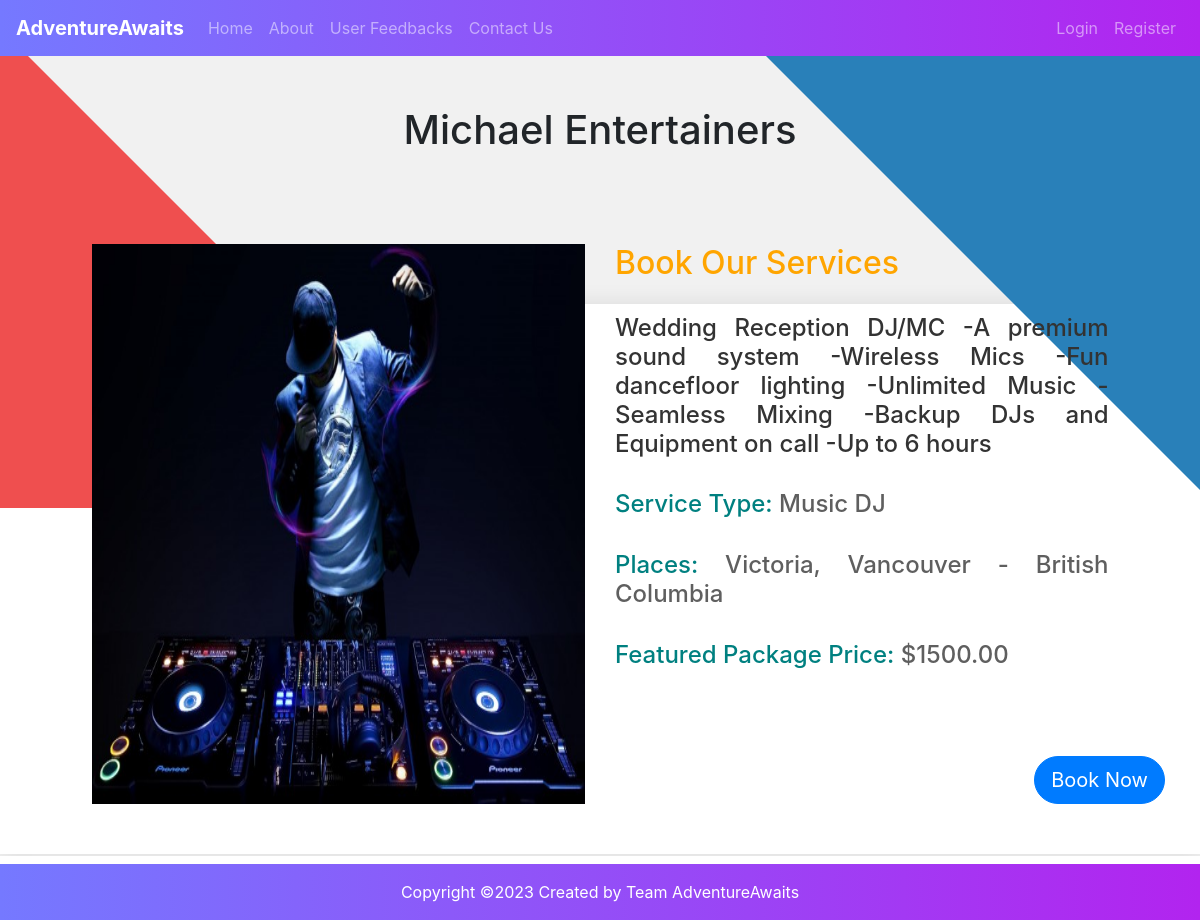
The app's page /service/546796fb-de76-44e4-aa33-7b77177dc45b/ with its own data.
### bookingApp/models.py (models this page shows, shortened)
class Service(models.Model):
    SERVICE_TYPE_CHOICES = (
        ('photo', 'Photography'),
        ('video', 'Videography'),
        ('decor', 'Decoration'),
        ('catering', 'Catering'),
        ('music', 'Music DJ'),
        ('makeup', 'Makeup'),
        ('wedding_planner', 'Wedding Planner'),
        ('resort', 'Resort')
    )
    id = models.UUIDField(primary_key=True, default=uuid.uuid4, editable=False)
    title = models.CharField(max_length=122)
    service_type = models.CharField(max_length=20, choices=SERVICE_TYPE_CHOICES)
    header = models.CharField(max_length=122)
    desc = models.TextField()
    created_at = models.DateTimeField(auto_now_add=True)
    city = models.CharField(max_length=255, default='', blank=True)
    state = models.CharField(max_length=255, default='')
    featured_package_price = models.DecimalField(max_digits=10, decimal_places=2, default=0.0)
    organizer = models.CharField(max_length=122, default='')
    image = models.ImageField(upload_to='service_images/', blank=True, null=True)

### bookingApp/views.py (the view)
def service_detail(request, service_id):
    service = get_object_or_404(Service, id=service_id)
    return render(request, 'service_detail.html', {'service': service})

### templates/service_detail.html (shortened to what this page needs)
{% extends 'base.html' %}
{% block content %}
<body>
    <div class="body-container">
        <div class="text-center" >
        <h1>{{ service.title  }}</h1>
        </div>
      <div class="wrapper" >
      <div class="blue-tri"></div>
      <div class="row" style="margin-top: -10%;">
      <div class = "col-md-6" style="padding-left: 5%;">
          <div class="carousel-inner">
              <img src="{{ service.image.url }}" class="img-fluid" style="width:50vw;height:70vh;" >
          </div>
      </div>
     <div class="col-md-6" style="padding-right: 5%;">
    <h2 style="color: #FFA500;">Book Our Services</h2><br>
    <h4 style="text-align: justify; color: #333333;">{{ service.desc }}</h4><br>
         <h4><span style="color: #008080;">Service Type:</span> {{ service.header }}</h4><br>
         <h4><span style="color: #008080;">Places:</span> {{ service.city }} - {{ service.state }}</h4><br>
         <h4><span style="color: #008080;">Featured Package Price:</span> ${{ service.featured_package_price }}</h4><br><br>
     <div class="button-container">
         <button type="submit" class="btn btn-primary btn-lg rounded-pill">
         <a href="{% url 'book_service' service.id %}">Book Now</a>
         </button>
         </div>
     </div>
      </div>
      </div>
</div>
</body>
{% endblock %}

### templates/service_detail.html (style rules this page uses)
.body-container { background-color: #f1f1f1; padding-top: 50px; height: 100vh; overflow: hidden; }
.text-center { text-align: center; position: relative; z-index: 2; }
.wrapper { background-color: #fff; box-shadow: 0px 0px 20px rgba(0, 0, 0, 0.1); padding: 50px; position: relative; z-index: 1; margin-top: 150px; }
.carousel-inner { height: 70vh; }
h2 { color: #5f5f5f; font-size: 36px; margin-bottom: 30px; }
h4 { color: #5f5f5f; font-size: 18px; line-height: 30px; text-align: justify; }
.button-container { text-align: center; position: absolute; bottom: 0; right: 0; }
.btn-primary { background-color: #ef4f4f; border: none; padding: 0px 50px; font-size: 24px; color: #fff; transition: all 0.3s ease; border-radius: 50px; width:100%; }
.btn-primary a, .btn-primary:hover a { color: #fff; }
.red-tri, .blue-tri, .yellow-tri, .pink-tri { position: absolute; width: 0; height: 0; }
.blue-tri { border-left: 40vw solid transparent; border-right: 40vw solid transparent; border-top: 60vh solid #2980b9; right: -40vw; top: -32vh; overflow: hidden; }

### records on screen
Service: title "Michael Entertainers", image (picture), desc "Wedding Reception DJ/MC -A premium sound system -Wireless Mics -Fun dancefloor lighting -Unlimited Music -Seamless Mixing -Backup DJs and Equipment on call -Up to 6 hours", header "Music DJ", city "Victoria, Vancouver", state "British Columbia", featured_package_price "1500.00"
